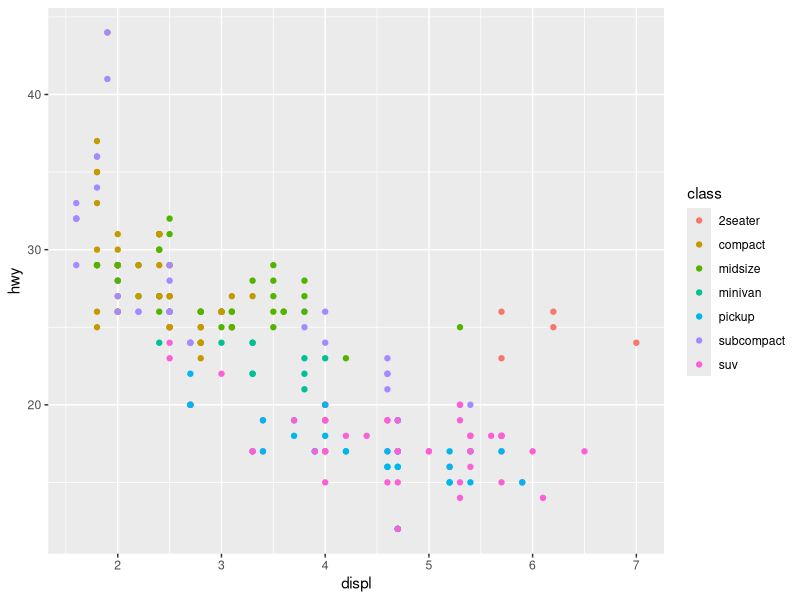
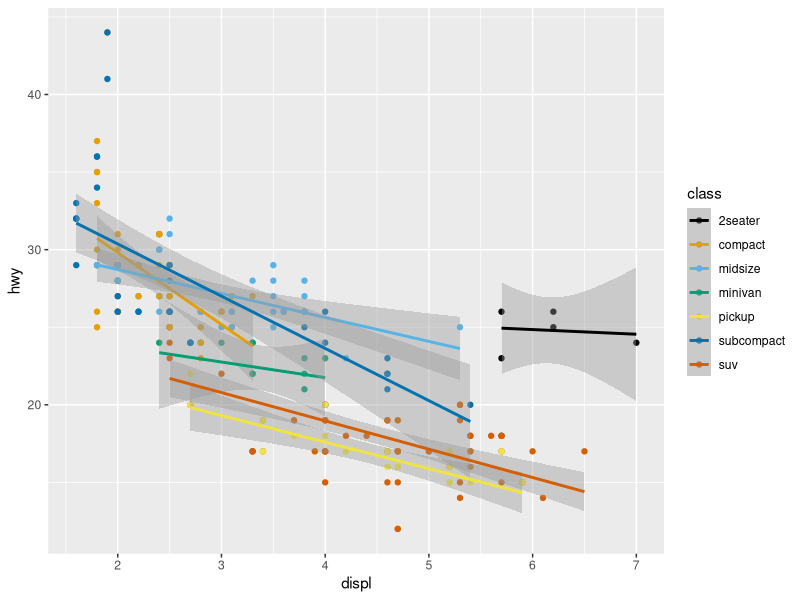
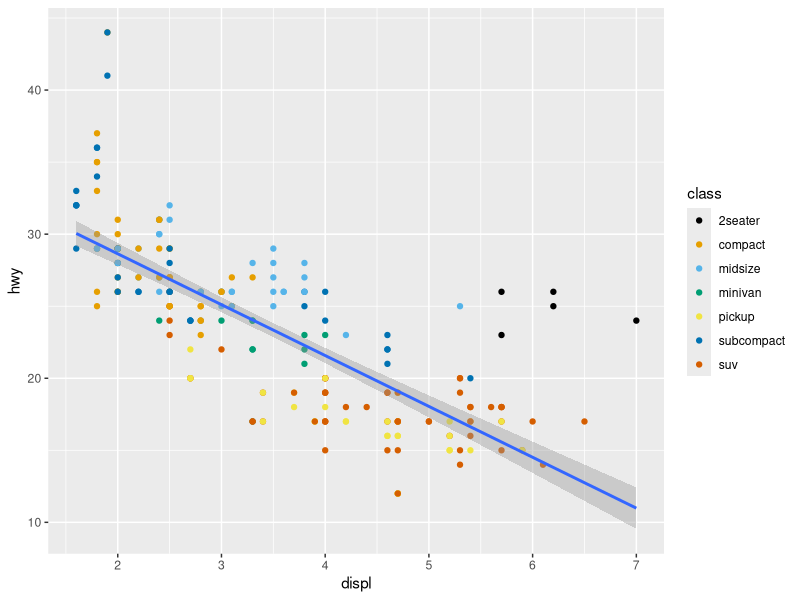

Recreate these plots in R, in order.
## ---- chunk 1
#| echo: false

library(tidyverse)
library(ggthemes)
## ---- chunk 2
#| code-line-numbers: "1"

ggplot(data = mpg, mapping = aes(x = displ, y = hwy, colour = class)) + 
  geom_point()
## ---- chunk 3
#| code-line-numbers: "3"

ggplot(data = mpg, mapping = aes(x = displ, y = hwy, colour = class)) + 
  geom_point() + 
  geom_smooth(method = "lm") + 
  scale_color_colorblind()
## ---- chunk 4
#| code-line-numbers: "2"

ggplot(data = mpg, mapping = aes(x = displ, y = hwy)) + 
  geom_point(mapping = aes(colour = class)) + 
  geom_smooth(method = "lm") + 
  scale_color_colorblind()
